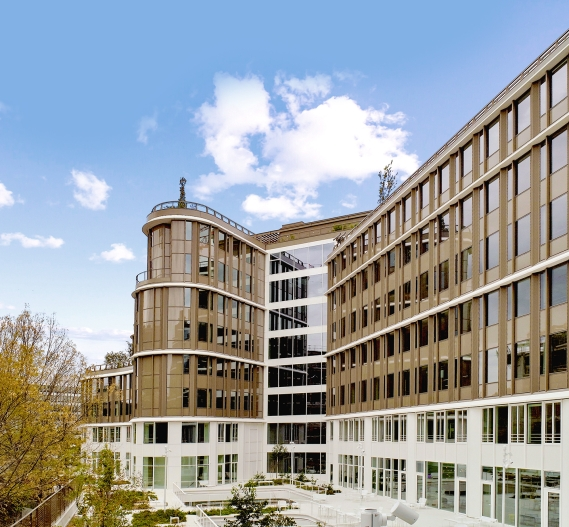
#> input picture TD - Filtre de Canny/image.jpg, 569 x 527 px, found by its file name
$ python 'Exo 1 - etape3.py'
#> lines starting #> are read from the running program, lines starting #| are printed output that depends on the picture
import numpy as np
from PIL import Image
import matplotlib.pyplot as plt

# Charger l'image
filepath = r"D:\01_Travail_Etudes\01_Ecoles\CNAM\M2_2026-2027\Maths-info\CNAM_Maths-info\TD - Filtre de Canny\image.jpg"
img = Image.open(filepath)
#> img is the input picture: PIL image 569x527 RGB; mean R, G, B 153.1, 158.1, 161.6

# Convertir en matrice numpy
img_array = np.array(img)
taille = img_array.shape
#> taille = (527, 569, 3)
Hauteur = taille[0]
#> Hauteur = 527
Largeur = taille[1]
#> Largeur = 569

# Matrice de zéros
M = np.zeros((Hauteur, Largeur), dtype=int)

# 3. Calculer les niveaux de gris
R = img_array[:, :, 0]
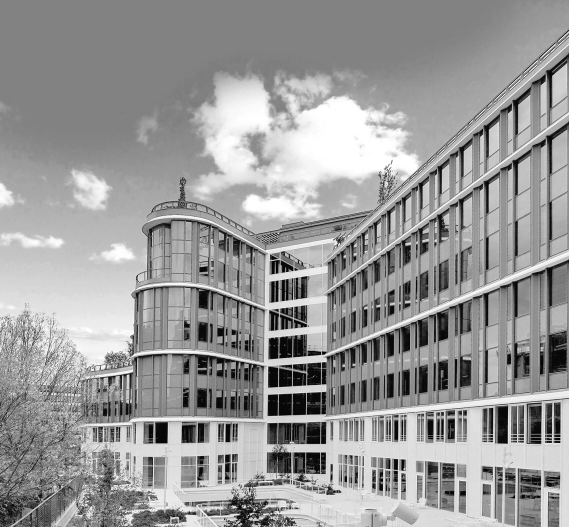
#> R: shape (527, 569); min 1, max 255, mean 153.1
V = img_array[:, :, 1]
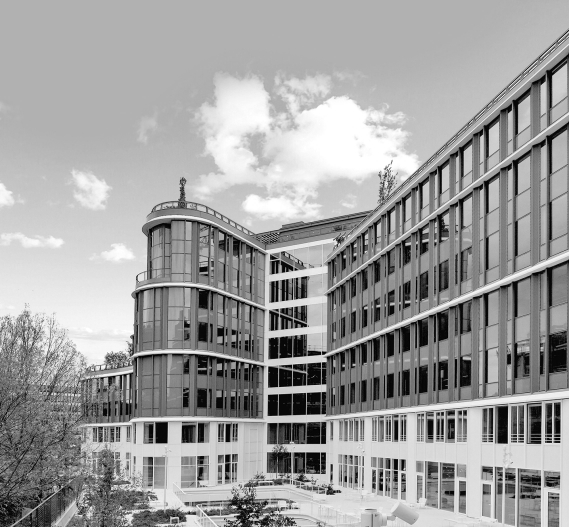
#> V: shape (527, 569); min 0, max 255, mean 158.1
B = img_array[:, :, 2]
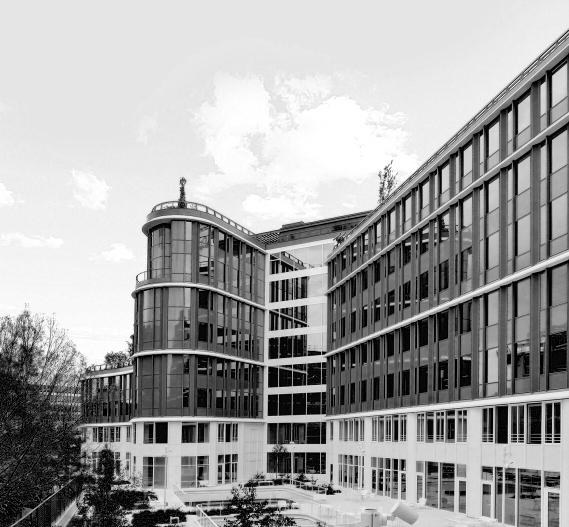
#> B: shape (527, 569); min 0, max 255, mean 161.6

M = 0.299 * R + 0.587 * V + 0.114 * B

# 7. Afficher l'image originale
plt.figure(figsize=(18, 10))
plt.subplot(2, 2, 1) #2 lignes, 2 colonnes, 1er plot
plt.title("Image RGB")
plt.imshow(img_array, cmap='gray')
plt.axis('off') # pas d'axes sur le graphique

# 8. Afficher l'image après le passage en grey scale
plt.subplot(2, 2, 2) #2 lignes, 2 colonnes, 2ème plot
plt.title("Image Grey scale")
plt.imshow(M, cmap='gray')
plt.axis('off')

plt.show()
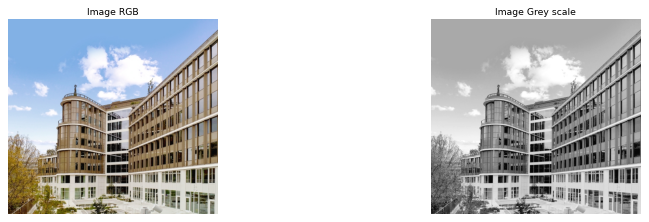
#> figure drawn by matplotlib, 2 panels
